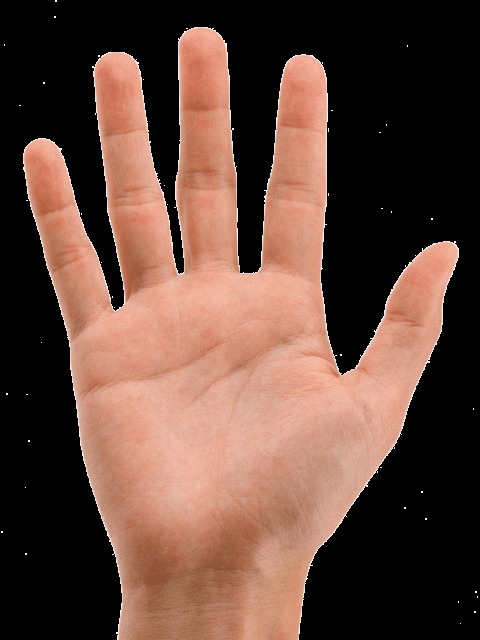
#> input picture opencv/img.png, 480 x 640 px, given in place of the camera
$ python gesture_recognition.py
#> lines starting #> are read from the running program, lines starting #| are printed output that depends on the picture; after the words box and inside, x2 and y2 are one past the last pixel; in counts of white or black regions, pixels touching at a corner belong together
import cv2
import numpy as np
import math

capture = cv2.VideoCapture(0)

while(1):
    ret, frame = capture.read()
#> frame is the input picture: shape (640, 480, 3); mean B, G, R 59.3, 70.7, 100.1
    frame=cv2.flip(frame, 1)
    cv2.rectangle(frame, (100,100), (450, 450), (0, 255, 0), 0)
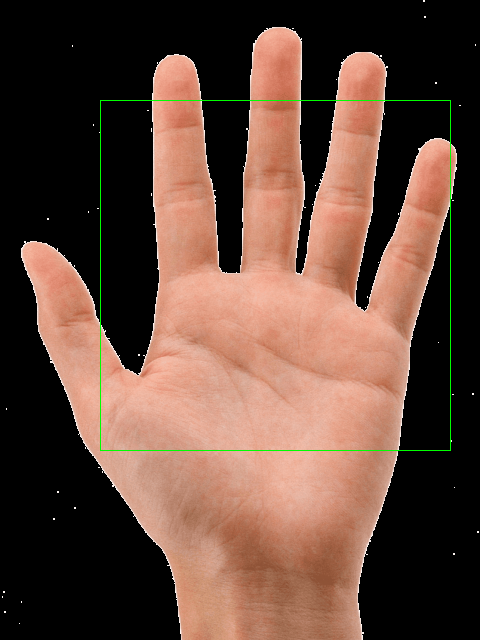
#> frame: shape (640, 480, 3); mean B, G, R 59, 71.6, 99.7
    roi = frame[100:450, 100:450]
    blur = cv2.GaussianBlur(roi, (3,3), 0)
    hsv = cv2.cvtColor(roi, cv2.COLOR_BGR2HSV)
#> hsv: shape (350, 350, 3); mean H, S, V 6, 73.3, 153
    mask = cv2.inRange(hsv, np.array([0, 20, 70]), np.array([20, 255, 255]))
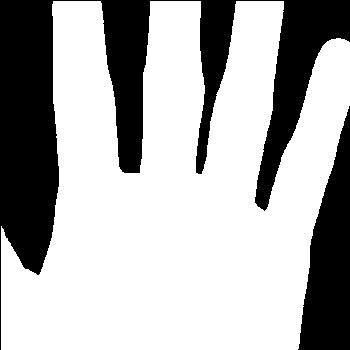
#> mask: shape (350, 350); 68.8% white; 2 black regions, box (x1, y1, x2, y2) and area: (0, 0, 350, 350) 30629, (298, 106, 350, 350) 7584
    kernel = np.ones((3,3), np.uint8)
    dilation = cv2.dilate(mask, kernel, iterations = 1)
#> dilation: shape (350, 350); 70.7% white; 5 black regions, box (x1, y1, x2, y2) and area: (0, 0, 58, 273) 13575, (300, 110, 350, 350) 7288, (256, 0, 350, 209) 6767, (102, 0, 149, 172) 5379, (197, 0, 235, 173) 2937
    erosion = cv2.erode(dilation, kernel, iterations = 1)
#> erosion: shape (350, 350); 69% white; 5 black regions, box (x1, y1, x2, y2) and area: (0, 0, 59, 274) 13963, (299, 109, 350, 350) 7579, (255, 0, 350, 210) 7275, (101, 0, 150, 173) 5772, (196, 0, 236, 174) 3338
    filtered = cv2.GaussianBlur(erosion, (5, 5), 100)
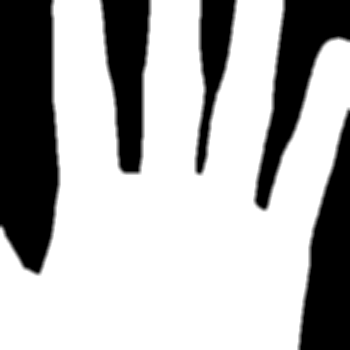
#> filtered: shape (350, 350); min 0, max 255, mean 176.1
    ret, thresh = cv2.threshold(filtered, 127, 255, 0)
#> thresh: shape (350, 350); 69% white; 5 black regions
    cv2.imshow("Thresholded", thresh)
    contours, _ = cv2.findContours(thresh, cv2.RETR_TREE, cv2.CHAIN_APPROX_SIMPLE)
#> contours = 1 contour; box (x1, y1, x2, y2) and area: (0, 0, 350, 350) 83424

    try:
        contour = max(contours, key = lambda x: cv2.contourArea(x))
#> contour = contour of 563 points, box (x1, y1, x2, y2) (0, 0, 350, 350), area 83424
        x, y, w, h = cv2.boundingRect(contour)
#> x = 0; y = 0; w = 350; h = 350
        cv2.rectangle(roi, (x, y), (x + w, y + h), (0, 0, 255), 0)
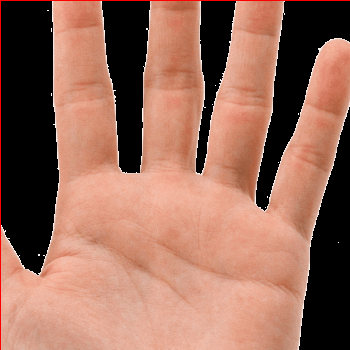
#> roi: shape (350, 350, 3); mean B, G, R 90.5, 107.2, 153
        hull = cv2.convexHull(contour)
#> hull = [[283, 0], [349, 41], [349, 109], [298, 349], [0, 349], [0, 227], [52, 4], [53, 0]]
        drawing = np.zeros(roi.shape, np.uint8)
        cv2.drawContours(drawing, [contour], -1, (0, 255, 0), 3)
        cv2.drawContours(drawing, [hull], 0, (0, 0, 255), 3)
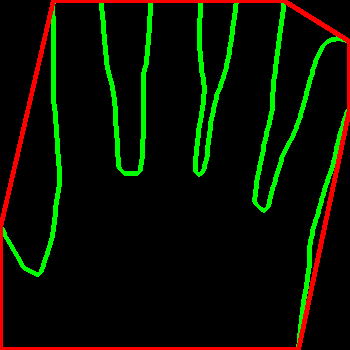
#> drawing: shape (350, 350, 3); mean of channels 0, 1, 2 0, 16.7, 10; drawn as B, G, R
        hull = cv2.convexHull(contour, returnPoints=False)
#> hull = [392, 205, 204, 103, 102, 101, 2, 0]
        defects = cv2.convexityDefects(contour, hull)
#> defects = [[392, 0, 465, 44544], [0, 2, 1, 186], [2, 101, 31, 13546], [103, 204, 132, 2880], [205, 392, 330, 48420]]
        count_defects = 0
        for i in range(defects.shape[0]):
            s,e,f,d = defects[i,0]
            start = tuple(contour[s][0])
            end = tuple(contour[e][0])
            far = tuple(contour[f][0])
            a = math.sqrt((end[0] - start[0]) ** 2 + (end[1] - start[1]) ** 2)
            b = math.sqrt((far[0] - start[0]) ** 2 + (far[1] - start[1]) ** 2)
            c = math.sqrt((end[0] - far[0]) ** 2 + (end[1] - far[1]) ** 2)
            s = (a+b+c)/2
            ar = math.sqrt(s*(s-a)*(s-b)*(s-c))
            d = (2*ar)/a
            angle = math.acos((b**2+c**2-a**2) / (2*b*c))*57

            if angle <= 90:
                count_defects += 1
                cv2.circle(roi, far, 1, [0, 0, 255], 5)
            cv2.line(roi, start, end, [0, 255, 0], 2)
#> this loop made 5 passes
#> (e, f, start, end, far, a) on passes 1 to 5: (0, 465, (283, 0), (53, 0), (199, 174), 230), (2, 1, (53, 0), (52, 4), (53, 3), 4.12), (101, 31, (52, 4), (0, 227), (52, 237), 229), (204, 132, (298, 349), (349, 109), (312, 229), 245.4), (392, 330, (349, 41), (283, 0), (261, 209), 77.7)
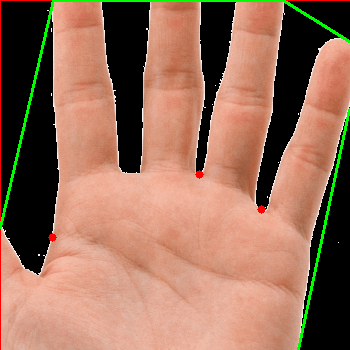
#> roi: shape (350, 350, 3); 1.82% of pixels changed, all inside (x1, y1, x2, y2) = (0, 0, 350, 350)
#> after the loop, count_defects = 3

        if count_defects == 0:
            cv2.putText(frame, "[1]", (50, 50), cv2.FONT_HERSHEY_SIMPLEX, 2, (0, 255, 0), 2)
        elif count_defects == 1:
            cv2.putText(frame, "[2]", (50, 50), cv2.FONT_HERSHEY_SIMPLEX, 2, (0, 255, 0), 2)
        elif count_defects == 2:
            cv2.putText(frame, "[3]", (50, 50), cv2.FONT_HERSHEY_SIMPLEX, 2, (0, 255, 0), 2)
        elif count_defects == 3:
            cv2.putText(frame, "[4]", (50, 50), cv2.FONT_HERSHEY_SIMPLEX, 2, (0, 255, 0), 2)
        elif count_defects == 4:
            cv2.putText(frame, "[5]", (50, 50), cv2.FONT_HERSHEY_SIMPLEX, 2, (0, 255, 0), 2)
        else:
            pass
    except:
        pass

    cv2.imshow("Gesture", frame)
    all_image = np.hstack((drawing, roi))
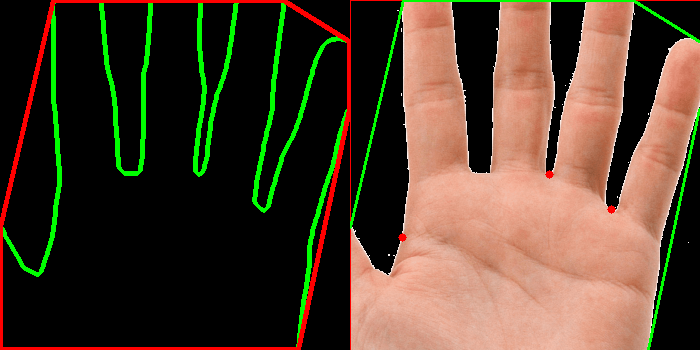
#> all_image: shape (350, 700, 3); mean of channels 0, 1, 2 45, 63.9, 81.1; drawn as B, G, R
    cv2.imshow('contours', all_image)
    if cv2.waitKey(1) == ord('q'):
#> (key q is pressed here)
        break
capture.release()
cv2.destroyAllWindows()
